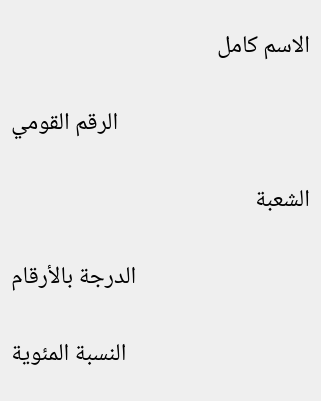
  <widget class="QWidget" name="verticalLayoutWidget_2">
   <property name="geometry">
    <rect>
     <x>0</x>
     <y>0</y>
     <width>321</width>
     <height>401</height>
    </rect>
   </property>
   <layout class="QVBoxLayout" name="verticalLayout_2">
    <item>
     <widget class="QLabel" name="name_lablel">
      <property name="font">
       <font>
        <family>Noto Naskh Arabic</family>
        <pointsize>18</pointsize>
       </font>
      </property>
      <property name="layoutDirection">
       <enum>Qt::RightToLeft</enum>
      </property>
      <property name="text">
       <string>الاسم كامل</string>
      </property>
     </widget>
    </item>
    <item>
     <widget class="QLabel" name="idNum_label">
      <property name="font">
       <font>
        <family>Noto Naskh Arabic</family>
        <pointsize>18</pointsize>
       </font>
      </property>
      <property name="layoutDirection">
       <enum>Qt::RightToLeft</enum>
      </property>
      <property name="text">
       <string>الرقم القومي</string>
      </property>
      <property name="alignment">
       <set>Qt::AlignRight|Qt::AlignTrailing|Qt::AlignVCenter</set>
      </property>
     </widget>
    </item>
    <item>
     <widget class="QLabel" name="section_label">
      <property name="font">
       <font>
        <family>Noto Naskh Arabic</family>
        <pointsize>18</pointsize>
       </font>
      </property>
      <property name="layoutDirection">
       <enum>Qt::RightToLeft</enum>
      </property>
      <property name="text">
       <string>الشعبة</string>
      </property>
     </widget>
    </item>
    <item>
     <widget class="QLabel" name="degree_label">
      <property name="font">
       <font>
        <family>Noto Naskh Arabic</family>
        <pointsize>18</pointsize>
       </font>
      </property>
      <property name="layoutDirection">
       <enum>Qt::RightToLeft</enum>
      </property>
      <property name="text">
       <string>الدرجة بالأرقام</string>
      </property>
      <property name="alignment">
       <set>Qt::AlignRight|Qt::AlignTrailing|Qt::AlignVCenter</set>
      </property>
     </widget>
    </item>
    <item>
     <widget class="QLabel" name="percent_label">
      <property name="font">
       <font>
        <family>Noto Naskh Arabic</family>
        <pointsize>18</pointsize>
       </font>
      </property>
      <property name="layoutDirection">
       <enum>Qt::RightToLeft</enum>
      </property>
      <property name="text">
       <string>النسبة المئوية</string>
      </property>
      <property name="alignment">
       <set>Qt::AlignRight|Qt::AlignTrailing|Qt::AlignVCenter</set>
      </property>
     </widget>
    </item>
   </layout>
  </widget>
